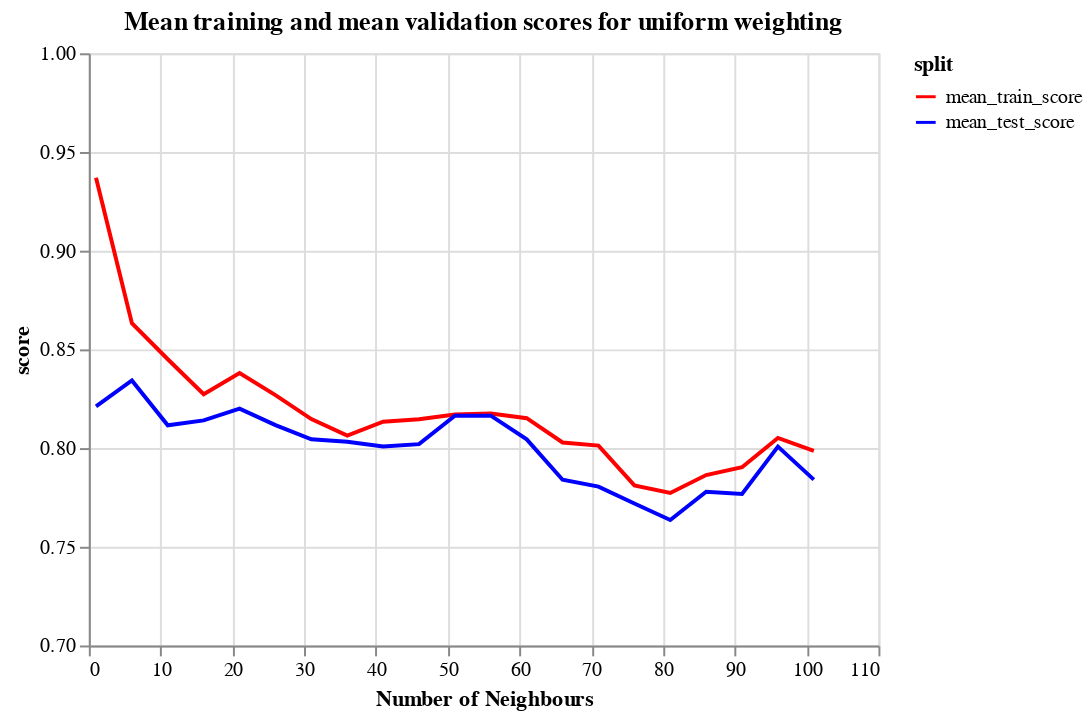

Notebook code for this chart:
### Code cell
knn_plot_uniform =alt.Chart(knn_uniform).mark_line().encode(
             alt.X('n_neighbors:Q', axis=alt.Axis(title="Number of Neighbours")),
             alt.Y('score:Q', scale=alt.Scale(domain=[.70, 1.00])), 
             alt.Color('split:N', scale=alt.Scale(domain=['mean_train_score', 'mean_test_score'], range=['red', 'blue']))).properties(title="Mean training and mean validation scores for uniform weighting")
knn_plot_uniform

### Figure 1 — Vega-Lite specification as saved in the notebook (floating-point values rounded to 4 significant figures)
{"config": {"view": {"continuousWidth": 400, "continuousHeight": 300}}, "data": {"name": "data-4a419f24a15d24ce7d1151bd6a261fa8"}, "mark": "line", "encoding": {"color": {"type": "nominal", "field": "split", "scale": {"domain": ["mean_train_score", "mean_test_score"], "range": ["red", "blue"]}}, "x": {"type": "quantitative", "axis": {"title": "Number of Neighbours"}, "field": "n_neighbors"}, "y": {"type": "quantitative", "field": "score", "scale": {"domain": [0.7, 1.0]}}}, "title": "Mean training and mean validation scores for uniform weighting", "$schema": "https://vega.github.io/schema/vega-lite/v4.8.1.json", "datasets": {"data-4a419f24a15d24ce7d1151bd6a261fa8": [{"n_neighbors": 1, "knn_weights": "uniform", "split": "mean_train_score", "score": 0.9369}, {"n_neighbors": 6, "knn_weights": "uniform", "split": "mean_train_score", "score": 0.8633}, {"n_neighbors": 11, "knn_weights": "uniform", "split": "mean_train_score", "score": 0.845}, {"n_neighbors": 16, "knn_weights": "uniform", "split": "mean_train_score", "score": 0.8273}, {"n_neighbors": 21, "knn_weights": "uniform", "split": "mean_train_score", "score": 0.8381}, {"n_neighbors": 26, "knn_weights": "uniform", "split": "mean_train_score", "score": 0.8269}, {"n_neighbors": 31, "knn_weights": "uniform", "split": "mean_train_score", "score": 0.8147}, {"n_neighbors": 36, "knn_weights": "uniform", "split": "mean_train_score", "score": 0.8063}, {"n_neighbors": 41, "knn_weights": "uniform", "split": "mean_train_score", "score": 0.8134}, {"n_neighbors": 46, "knn_weights": "uniform", "split": "mean_train_score", "score": 0.8146}, {"n_neighbors": 51, "knn_weights": "uniform", "split": "mean_train_score", "score": 0.817}, {"n_neighbors": 56, "knn_weights": "uniform", "split": "mean_train_score", "score": 0.8175}, {"n_neighbors": 61, "knn_weights": "uniform", "split": "mean_train_score", "score": 0.8151}, {"n_neighbors": 66, "knn_weights": "uniform", "split": "mean_train_score", "score": 0.8029}, {"n_neighbors": 71, "knn_weights": "uniform", "split": "mean_train_score", "score": 0.8012}, {"n_neighbors": 76, "knn_weights": "uniform", "split": "mean_train_score", "score": 0.7811}, {"n_neighbors": 81, "knn_weights": "uniform", "split": "mean_train_score", "score": 0.7772}, {"n_neighbors": 86, "knn_weights": "uniform", "split": "mean_train_score", "score": 0.7863}, {"n_neighbors": 91, "knn_weights": "uniform", "split": "mean_train_score", "score": 0.7903}, {"n_neighbors": 96, "knn_weights": "uniform", "split": "mean_train_score", "score": 0.8051}, {"n_neighbors": 101, "knn_weights": "uniform", "split": "mean_train_score", "score": 0.7986}, {"n_neighbors": 1, "knn_weights": "uniform", "split": "mean_test_score", "score": 0.8212}, {"n_neighbors": 6, "knn_weights": "uniform", "split": "mean_test_score", "score": 0.8343}, {"n_neighbors": 11, "knn_weights": "uniform", "split": "mean_test_score", "score": 0.8116}, {"n_neighbors": 16, "knn_weights": "uniform", "split": "mean_test_score", "score": 0.814}, {"n_neighbors": 21, "knn_weights": "uniform", "split": "mean_test_score", "score": 0.82}, {"n_neighbors": 26, "knn_weights": "uniform", "split": "mean_test_score", "score": 0.8116}, {"n_neighbors": 31, "knn_weights": "uniform", "split": "mean_test_score", "score": 0.8044}, {"n_neighbors": 36, "knn_weights": "uniform", "split": "mean_test_score", "score": 0.8032}, {"n_neighbors": 41, "knn_weights": "uniform", "split": "mean_test_score", "score": 0.8008}, {"n_neighbors": 46, "knn_weights": "uniform", "split": "mean_test_score", "score": 0.802}, {"n_neighbors": 51, "knn_weights": "uniform", "split": "mean_test_score", "score": 0.8164}, {"n_neighbors": 56, "knn_weights": "uniform", "split": "mean_test_score", "score": 0.8164}, {"n_neighbors": 61, "knn_weights": "uniform", "split": "mean_test_score", "score": 0.8044}, {"n_neighbors": 66, "knn_weights": "uniform", "split": "mean_test_score", "score": 0.784}, {"n_neighbors": 71, "knn_weights": "uniform", "split": "mean_test_score", "score": 0.7805}, {"n_neighbors": 76, "knn_weights": "uniform", "split": "mean_test_score", "score": 0.772}, {"n_neighbors": 81, "knn_weights": "uniform", "split": "mean_test_score", "score": 0.7635}, {"n_neighbors": 86, "knn_weights": "uniform", "split": "mean_test_score", "score": 0.7779}, {"n_neighbors": 91, "knn_weights": "uniform", "split": "mean_test_score", "score": 0.7767}, {"n_neighbors": 96, "knn_weights": "uniform", "split": "mean_test_score", "score": 0.8008}, {"n_neighbors": 101, "knn_weights": "uniform", "split": "mean_test_score", "score": 0.784}]}}
